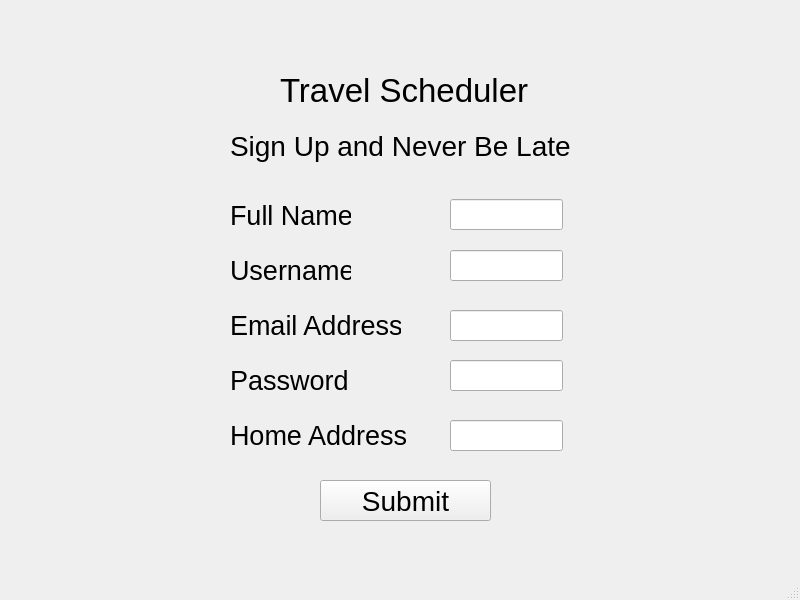
<?xml version="1.0" encoding="UTF-8"?>
<ui version="4.0">
 <class>MainWindow</class>
 <widget class="QMainWindow" name="MainWindow">
  <property name="geometry">
   <rect>
    <x>0</x>
    <y>0</y>
    <width>800</width>
    <height>600</height>
   </rect>
  </property>
  <property name="windowTitle">
   <string>MainWindow</string>
  </property>
  <widget class="QWidget" name="centralwidget">
   <widget class="QLabel" name="label">
    <property name="geometry">
     <rect>
      <x>280</x>
      <y>60</y>
      <width>251</width>
      <height>61</height>
     </rect>
    </property>
    <property name="font">
     <font>
      <pointsize>25</pointsize>
     </font>
    </property>
    <property name="text">
     <string>Travel Scheduler</string>
    </property>
    <property name="scaledContents">
     <bool>false</bool>
    </property>
   </widget>
   <widget class="QLabel" name="label_2">
    <property name="geometry">
     <rect>
      <x>230</x>
      <y>200</y>
      <width>121</width>
      <height>31</height>
     </rect>
    </property>
    <property name="font">
     <font>
      <pointsize>20</pointsize>
     </font>
    </property>
    <property name="text">
     <string>Full Name</string>
    </property>
   </widget>
   <widget class="QLabel" name="label_3">
    <property name="geometry">
     <rect>
      <x>230</x>
      <y>260</y>
      <width>121</width>
      <height>21</height>
     </rect>
    </property>
    <property name="font">
     <font>
      <pointsize>20</pointsize>
     </font>
    </property>
    <property name="text">
     <string>Username</string>
    </property>
   </widget>
   <widget class="QLabel" name="label_4">
    <property name="geometry">
     <rect>
      <x>230</x>
      <y>310</y>
      <width>171</width>
      <height>31</height>
     </rect>
    </property>
    <property name="font">
     <font>
      <pointsize>20</pointsize>
     </font>
    </property>
    <property name="text">
     <string>Email Address</string>
    </property>
   </widget>
   <widget class="QLabel" name="label_5">
    <property name="geometry">
     <rect>
      <x>230</x>
      <y>370</y>
      <width>121</width>
      <height>21</height>
     </rect>
    </property>
    <property name="font">
     <font>
      <pointsize>20</pointsize>
     </font>
    </property>
    <property name="text">
     <string>Password</string>
    </property>
   </widget>
   <widget class="QLabel" name="label_6">
    <property name="geometry">
     <rect>
      <x>230</x>
      <y>420</y>
      <width>181</width>
      <height>31</height>
     </rect>
    </property>
    <property name="font">
     <font>
      <pointsize>20</pointsize>
     </font>
    </property>
    <property name="text">
     <string>Home Address</string>
    </property>
   </widget>
   <widget class="QLineEdit" name="lineEdit">
    <property name="geometry">
     <rect>
      <x>450</x>
      <y>199</y>
      <width>113</width>
      <height>31</height>
     </rect>
    </property>
   </widget>
   <widget class="QLineEdit" name="lineEdit_2">
    <property name="geometry">
     <rect>
      <x>450</x>
      <y>250</y>
      <width>113</width>
      <height>31</height>
     </rect>
    </property>
   </widget>
   <widget class="QLineEdit" name="lineEdit_3">
    <property name="geometry">
     <rect>
      <x>450</x>
      <y>310</y>
      <width>113</width>
      <height>31</height>
     </rect>
    </property>
   </widget>
   <widget class="QLineEdit" name="lineEdit_4">
    <property name="geometry">
     <rect>
      <x>450</x>
      <y>360</y>
      <width>113</width>
      <height>31</height>
     </rect>
    </property>
   </widget>
   <widget class="QLineEdit" name="lineEdit_5">
    <property name="geometry">
     <rect>
      <x>450</x>
      <y>420</y>
      <width>113</width>
      <height>31</height>
     </rect>
    </property>
   </widget>
   <widget class="QLabel" name="label_7">
    <property name="geometry">
     <rect>
      <x>230</x>
      <y>120</y>
      <width>351</width>
      <height>51</height>
     </rect>
    </property>
    <property name="font">
     <font>
      <pointsize>21</pointsize>
     </font>
    </property>
    <property name="text">
     <string>Sign Up and Never Be Late</string>
    </property>
   </widget>
   <widget class="QPushButton" name="pushButton">
    <property name="geometry">
     <rect>
      <x>320</x>
      <y>480</y>
      <width>171</width>
      <height>41</height>
     </rect>
    </property>
    <property name="font">
     <font>
      <pointsize>21</pointsize>
     </font>
    </property>
    <property name="text">
     <string>Submit</string>
    </property>
   </widget>
  </widget>
  <widget class="QMenuBar" name="menubar">
   <property name="geometry">
    <rect>
     <x>0</x>
     <y>0</y>
     <width>800</width>
     <height>21</height>
    </rect>
   </property>
  </widget>
  <widget class="QStatusBar" name="statusbar"/>
 </widget>
 <resources/>
 <connections/>
</ui>
